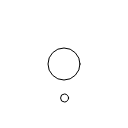
Frame 1 (no input)
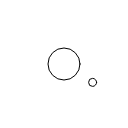
Frame 60 (no input)
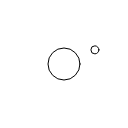
Frame 120 (the mouse pressed at the canvas centre since frame 60)

The p5.js sketch that drew these frames (run headless with seeded random() and noise() and a simulated clock; from frame 60 on, the mouse is pressed at the canvas centre):

// p5.js sketch
// ── sketch.js
function setup() {
  // put setup code here
    createCanvas( 128, 128 )

    background( 0 );
}

let time = 0

function draw() {
    clear()
    ellipse( 64, 64, 32, 32 )

    time = time + deltaTime * 0.001

    let x = sin( time )

    let y = cos( time )

    ellipse( x * 34 + 64, y * 34 + 64, 8 )
}
